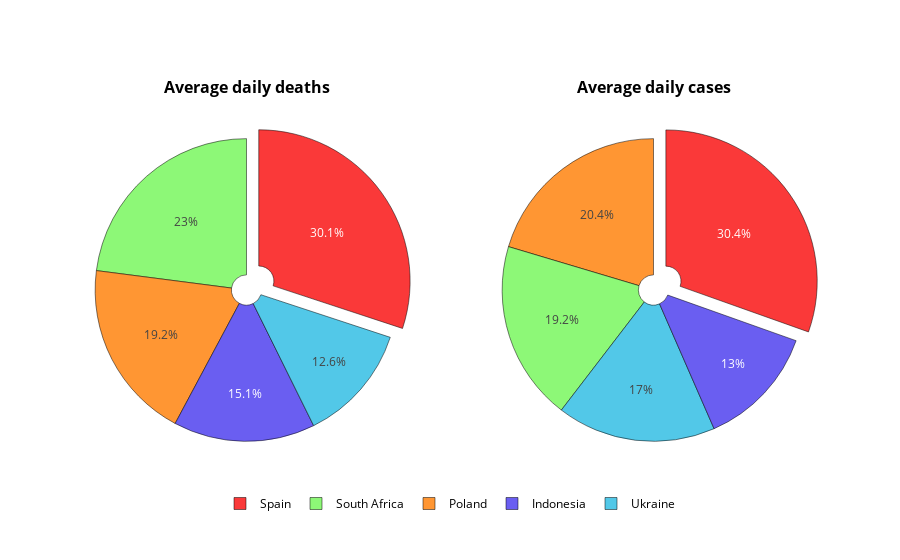

Write notebook code for a chart like this one.
### Code cell
from plotly.subplots import make_subplots
import plotly.graph_objects as go

colors = ["#ff9633", "#8df877", "#52c8e8", "#6a5ef1", "#fa3939"]

def make_pies(data, p1_label, p2_label, p1_values, p2_values, colors):
    """
    """
    fig = make_subplots(rows=1, cols=2, specs=[[{"type":"pie"}, {"type":"pie"}]],
                        subplot_titles=['<b>Average daily deaths</b>', '<b>Average daily cases</b>'])

    fig.add_trace(go.Pie(labels=data["Country"], values=data["AV_NewDeaths"], pull=[0,0,0,0,0.1], hole=0.1), row=1, col=1)
    fig.add_trace(go.Pie(labels=data["Country"], values=data["AV_NewCases"], pull=[0,0,0,0,0.1], hole=0.1), row=1, col=2)

    fig.update_traces(hoverinfo='label+value', textinfo='percent', \
                    marker=dict(colors=colors, line=dict(color='#000000', width=0.5)))
    fig.update_layout(legend=dict(orientation="h", yanchor="bottom", xanchor="center", y=-0.1, x=0.5),
                    font=dict(color="Black"))
                    
    fig.show()

make_pies(pie, "Country", "AV_NewDeaths", "Country", "AV_NewCases", colors)

### Figure 1 — Plotly figure (JSON) as saved in the notebook; plotly's stock layout.template omitted (floating-point values rounded to 4 significant figures)
{"data": [{"domain": {"x": [0, 0.45], "y": [0, 1]}, "hole": 0.1, "hoverinfo": "label+value", "labels": ["Poland", "South Africa", "Ukraine", "Indonesia", "Spain"], "marker": {"colors": ["#ff9633", "#8df877", "#52c8e8", "#6a5ef1", "#fa3939"], "line": {"color": "#000000", "width": 0.5}}, "pull": [0, 0, 0, 0, 0.1], "textinfo": "percent", "type": "pie", "values": [107.3, 128.1, 70.41, 84.41, 167.7]}, {"domain": {"x": [0.55, 1], "y": [0, 1]}, "hole": 0.1, "hoverinfo": "label+value", "labels": ["Poland", "South Africa", "Ukraine", "Indonesia", "Spain"], "marker": {"colors": ["#ff9633", "#8df877", "#52c8e8", "#6a5ef1", "#fa3939"], "line": {"color": "#000000", "width": 0.5}}, "pull": [0, 0, 0, 0, 0.1], "textinfo": "percent", "type": "pie", "values": [4484.0, 4227.0, 3734.0, 2862.0, 6697.0]}], "layout": {"annotations": [{"font": {"size": 16}, "showarrow": false, "text": "<b>Average daily deaths</b>", "x": 0.225, "xanchor": "center", "xref": "paper", "y": 1, "yanchor": "bottom", "yref": "paper"}, {"font": {"size": 16}, "showarrow": false, "text": "<b>Average daily cases</b>", "x": 0.775, "xanchor": "center", "xref": "paper", "y": 1, "yanchor": "bottom", "yref": "paper"}], "font": {"color": "Black"}, "legend": {"orientation": "h", "x": 0.5, "xanchor": "center", "y": -0.1, "yanchor": "bottom"}}}
